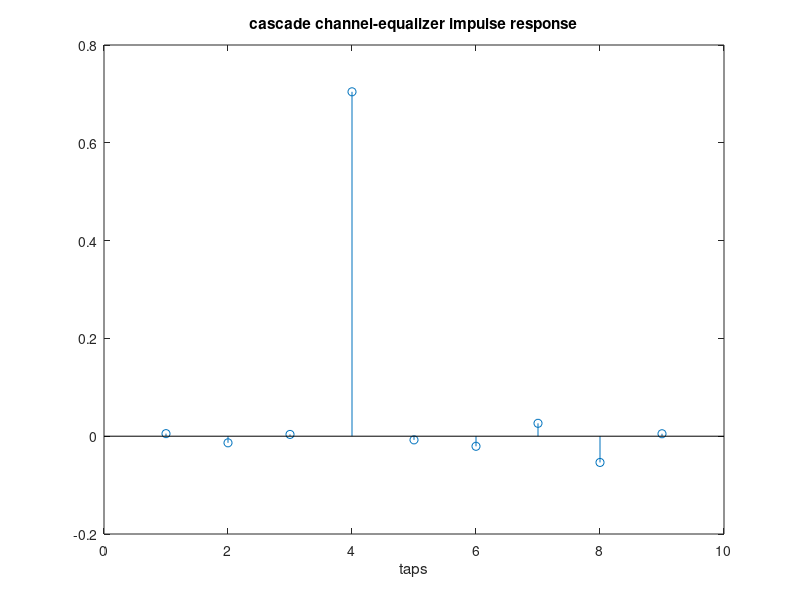

The MATLAB source for this figure:
clear all
close all

%simulation length
N = 1000;

%channel length
M = 5;

%number of independent trials
T = 100;

cascade_impulse_response = zeros(1,2*M-1);
for j = 1 : T
    %training signal
    u = randn(1,N);
    
    %channel to be equalized
    c = randn(M,1);
    c = c / norm(c);
    
    %channel output
    z = filter(c,1,u);
    
    %additive noise to the channel output
    SNR = 30;
    var_v = var(z) * 10^(-SNR/10);
    v = var_v^0.5 * randn(1,N);
    
    %input to the equalizer
    x = z + v;
    
    %NLMS channel equalization
    w = zeros(M,1);
    x_regressor = zeros(1,M);
    step = 0.1;
    epsilon = 10^(-6);
    for k = 4 : N
        x_regressor = [x(k) x_regressor(1:M-1)];
        e = u(k-3) - x_regressor * w;
        w = w + step * x_regressor' * e / (x_regressor * x_regressor' + epsilon);
    end
    cascade_impulse_response = cascade_impulse_response + conv(w,c)';
    % display(j);
end
figure;
stem(cascade_impulse_response/T);
title('cascade channel-equalizer impulse response');
xlabel('taps');